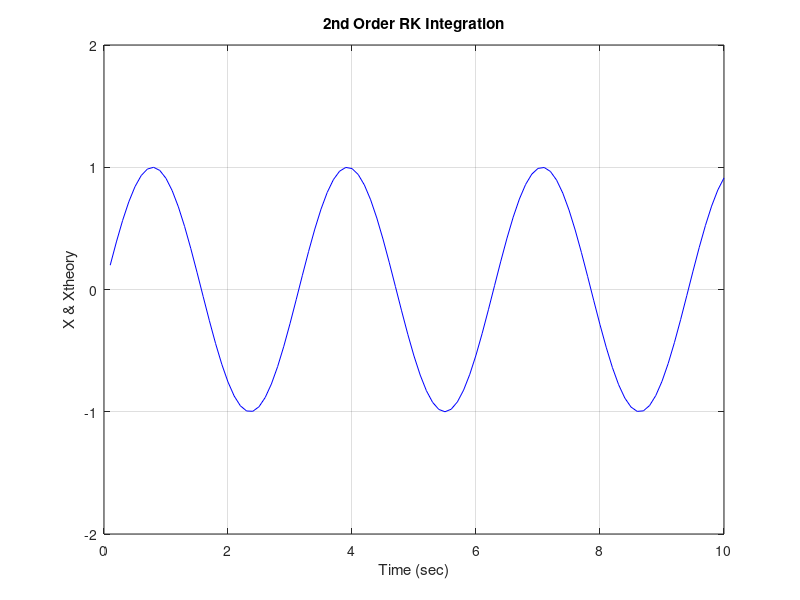

Source code (MATLAB):
% XXXXXXXXXXXXXXXXXXXXXXXXXXXXXXXXXXXXXXXXXXXXXXXXXXXXXXXXXXX
% GNC Software Collection
% Author:   Steven Anderson
% Created:  JUL 2022
% Credit:   Tactical & Strategic Missile Guidance: An
%           Introduction, 7th Ed., Paul Zarchan
% Brief:    Listing 1.2
%           Simulation of 2nd order differential equation using
%           Runge-Kutta numerical integration
% XXXXXXXXXXXXXXXXXXXXXXXXXXXXXXXXXXXXXXXXXXXXXXXXXXXXXXXXXXX

clear all; close all;

% initialization
count = 0;
w = 2;      % natural frequency
t = 0;
s = 0;
X = 0;
Xd = w;
h = 0.01;   % integration time step

% Runge-Kutta (RK) Integration
while t <= 10
  s = s + h;
  Xold = X;
  Xoldd = Xd;
  Xdd = -w*w*X;     % linear 2nd order diffeq
  X = X + h*Xd;
  Xd = Xd + h*Xdd;
  t = t + h;
  Xdd = -w*w*X;
  X = 0.5*(Xoldd + X + h*Xd);
  Xd = 0.5*(Xoldd + Xd + h*Xdd);
  if s >= 0.09999
    s = 0;
    Xtheory = sin(w*t);
    count = count + 1;
    arrayT(count) = t;
    arrayX(count) = X;
    arrayXtheory(count) = Xtheory;
  endif
endwhile

%% Plotting
figure
plot(arrayT, arrayX, 'r')
plot(arrayT,arrayXtheory, 'b')
grid on
title '2nd Order RK Integration'
xlabel 'Time (sec)'
ylabel 'X & Xtheory'
axis([0 10 -2 2])
